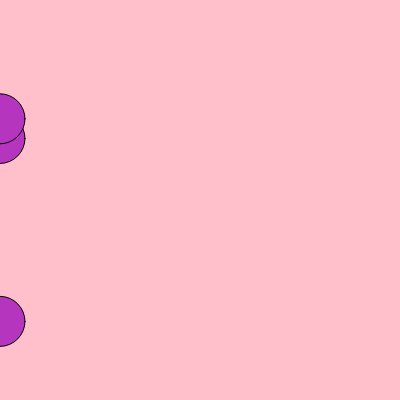
Frame 1 (no input)
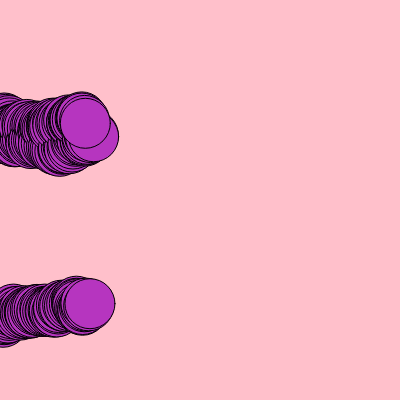
Frame 60 (no input)
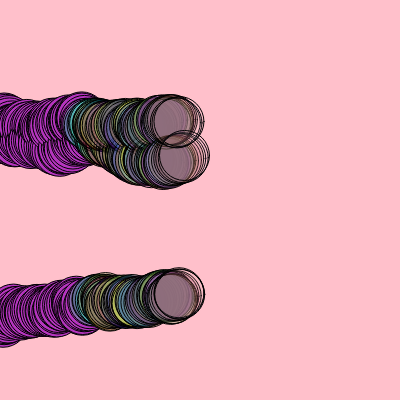
Frame 120 (the mouse pressed at the canvas centre since frame 60)

The p5.js sketch that drew these frames (run headless with seeded random() and noise() and a simulated clock; from frame 60 on, the mouse is pressed at the canvas centre):

// p5.js sketch
// ── sketch.js






let cor = (100, 0, 100);

let circulox = (50, 100, 10); //horizontal 

let circuloy; (50, 100, 10); // vertical

function setup() {

createCanvas (400, 400)

background(color ("pink"));

cor = color(random(0, 255), random(0, 255), random(0, 255));

circulox = [0, 0, 0];

circuloy = [random(height), random(height), random(height)];

}

function draw() {

fill(cor);

for(let contador in circulox) {

circle(circulox [contador],

circuloy [contador], 50);

circulox [contador] += random(0,3); circuloy [contador] += random(-3,3);

if(circulox[contador] >= width){

circulox [contador] = 0 ;

circuloy [contador] = random(height);

}

}

if(mouseIsPressed){

cor = color(random(0, 255), random(0, 255), random (0, 255), random(0, 100));

}

}
